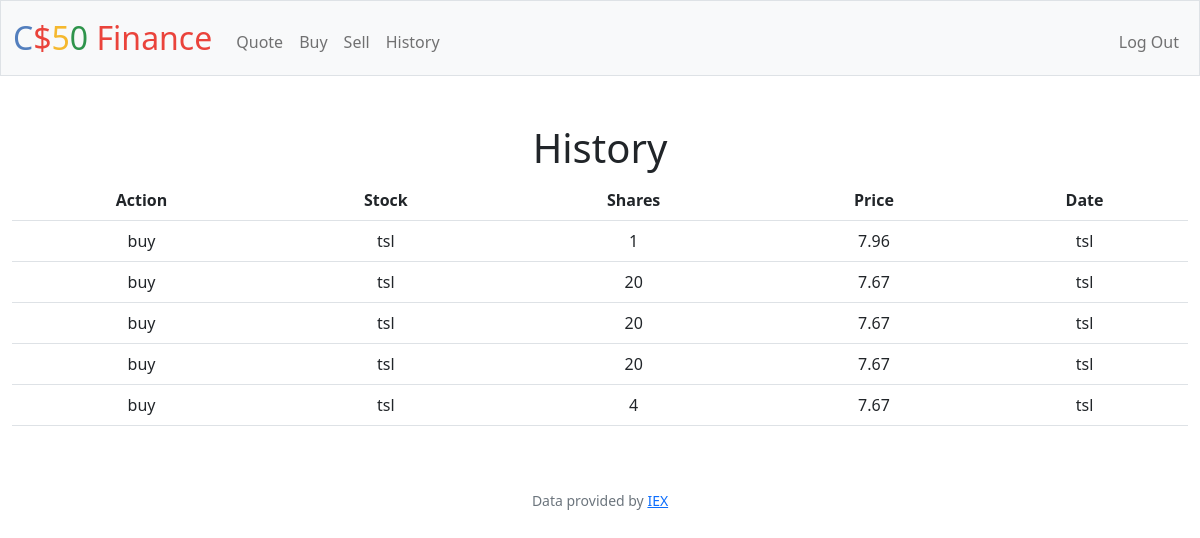
The page /history (signed in) on the database as committed earlier.
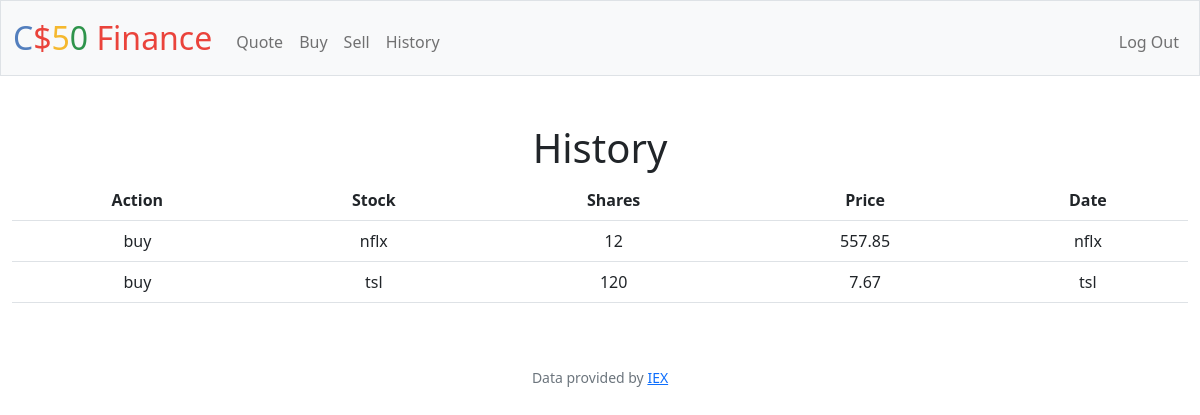
The same page on the database as committed later.
### tables this page shows
CREATE TABLE history (id INTEGER PRIMARY KEY AUTOINCREMENT NOT NULL, uuid INTEGER NOT NULL, symbol VARCHAR(255) NOT NULL, shares INTEGER NOT NULL, price NUMBERIC NOT NULL, action VARCHAR(5) NOT NULL, dt DATETIME NOT NULL, FOREIGN KEY (uuid) REFERENCES users(id));

### app.py (the view)
@app.route("/history")
@login_required
def history():
    history = db.execute("SELECT * FROM history WHERE uuid = ?;", session["user_id"])
    return render_template("history.html", history=history)

### app.py (called while the page is built)
@app.after_request
def after_request(response):
    response.headers["Cache-Control"] = "no-cache, no-store, must-revalidate"
    response.headers["Expires"] = 0
    response.headers["Pragma"] = "no-cache"
    return response

### helpers.py (called while the page is built)
def login_required(f):
    @wraps(f)
    def decorated_function(*args, **kwargs):
        if session.get("user_id") is None:
            return redirect("/login")
        return f(*args, **kwargs)
    return decorated_function

### templates/history.html (shortened to what this page needs)
{% extends "layout.html" %}
{% block main %}
<h1>History</h1>
<table class="table">
    <tr>
        <th>Action</th>
        <th>Stock</th>
        <th>Shares</th>
        <th>Price</th>
        <th>Date</th>
    </tr>
    {% if history %}
    {% for entry in history %}
    <tr>
        <td>{{ entry["action"] }}</td>
        <td>{{ entry["symbol"] }}</td>
        <td>{{ entry["shares"] }}</td>
        <td>{{ entry["price"] }}</td>
        <td>{{ entry["symbol"] }}</td>
    </tr>
    {% endfor %}
    {% endif %}
</table>
{% endblock %}

### templates/layout.html (shortened to what this page needs)
<!DOCTYPE html>
<html lang="en">
    <head>
        <link href="https://cdn.jsdelivr.net/npm/bootstrap@5.1.3/dist/css/bootstrap.min.css" rel="stylesheet">
        <link href="/static/styles.css" rel="stylesheet">
    </head>
    <body>
        <nav class="bg-light border navbar navbar-expand-md navbar-light">
            <div class="container-fluid">
                <a class="navbar-brand" href="/"><span class="blue">C</span><span class="red">$</span><span class="yellow">5</span><span class="green">0</span> <span class="red">Finance</span></a>
                <div class="collapse navbar-collapse" id="navbar">
                    {% if session["user_id"] %}
                        <ul class="navbar-nav me-auto mt-2">
                            <li class="nav-item"><a class="nav-link" href="/quote">Quote</a></li>
                            <li class="nav-item"><a class="nav-link" href="/buy">Buy</a></li>
                            <li class="nav-item"><a class="nav-link" href="/sell">Sell</a></li>
                            <li class="nav-item"><a class="nav-link" href="/history">History</a></li>
                        </ul>
                        <ul class="navbar-nav ms-auto mt-2">
                            <li class="nav-item"><a class="nav-link" href="/logout">Log Out</a></li>
                        </ul>
                    {% else %}
                        <ul class="navbar-nav ms-auto mt-2">
                            <li class="nav-item"><a class="nav-link" href="/register">Register</a></li>
                            <li class="nav-item"><a class="nav-link" href="/login">Log In</a></li>
                        </ul>
                    {% endif %}
                </div>
            </div>
        </nav>
        <main class="container-fluid py-5 text-center">
            {% block main %}{% endblock %}
        </main>
        <footer class="mb-5 small text-center text-muted">
            Data provided by <a href="https://iexcloud.io/">IEX</a>
        </footer>
    </body>
</html>

### static/styles.css (style rules this page uses)
nav .navbar-brand { font-size: xx-large; }
nav .navbar-brand .blue { color: #537fbe; }
nav .navbar-brand .red { color: #ea433b; }
nav .navbar-brand .yellow { color: #f5b82e; }
nav .navbar-brand .green { color: #2e944b; }

Rows that differ between the two databases and show on the page:
removed history: action "buy", symbol "tsl", shares "20", price "7.67"
removed history: action "buy", symbol "tsl", shares "20", price "7.67"
removed history: action "buy", symbol "tsl", shares "4", price "7.67"
changed history: symbol "tsl" → "nflx"; shares "1" → "12"; price "7.96" → "557.85"
changed history "tsl": shares "20" → "120"
